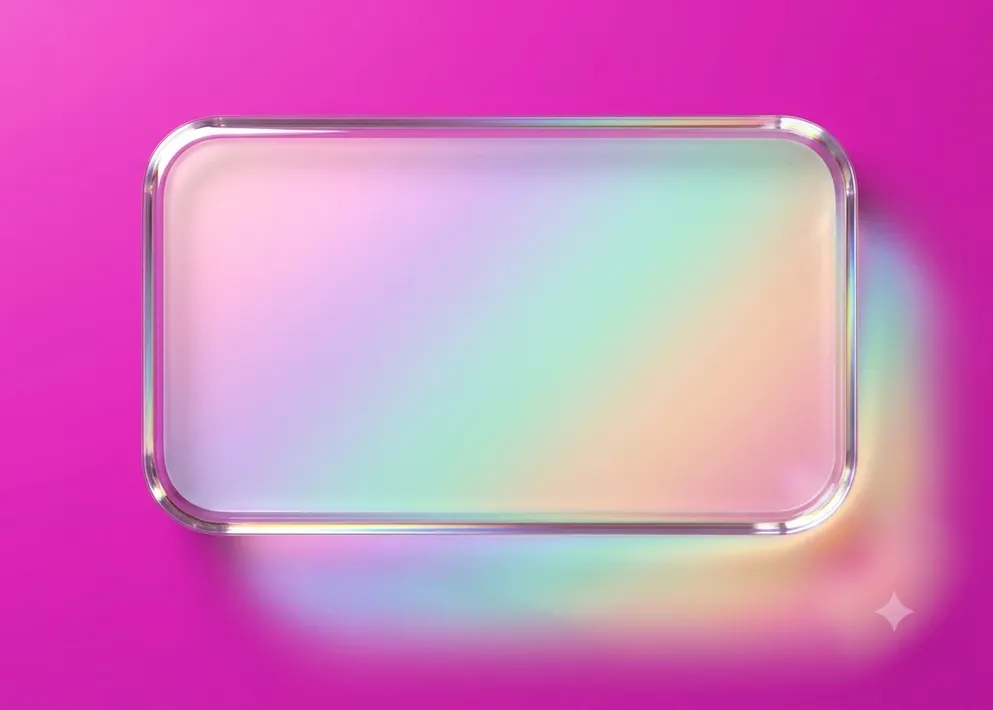
#> input picture design/renders/card.webp, 993 x 710 px, shrunk from 1208 x 864 before the run
$ python extract_glass.py renders/card.webp
#> lines starting #> are read from the running program, lines starting #| are printed output that depends on the picture; after the words box and inside, x2 and y2 are one past the last pixel; in counts of white or black regions, pixels touching at a corner belong together
#!/usr/bin/env python3
"""
Pull a clean RGBA glass asset out of a render shot against a coloured backdrop.

A plain chroma key fails on these renders for four reasons, so this does
something more careful:

1. The backdrop is a *gradient*, not a flat colour, so a fixed key colour
   misses it. The backdrop is estimated per-pixel by fitting a smooth quadratic
   to the border of the frame.

2. Glass is transparent, so the glow, the caustic and the soft edges need
   *partial* alpha. A hard threshold turns them into jagged cut-outs.

3. Where a pixel is partly transparent, its colour is contaminated by the
   backdrop behind it. Since both the backdrop and the coverage are known, the
   object's true colour is recovered by unpremultiplying rather than by
   guessing at a despill.

4. The shadow and the caustic are not objects — they are the backdrop being
   darkened and brightened. They have no colour of their own to extract, so a
   brightness-based matte hands back a slab of raw backdrop colour. Matching on
   *chromaticity* instead separates them cleanly: a shadow keeps the backdrop's
   hue and only changes in brightness, while the glass has a hue of its own.
   The shadow and glow are therefore dropped here and redrawn in the app, where
   the real background colour is known — a caustic's colour depends on the
   surface it lands on, so a magenta-tinted one would be wrong anywhere else.

It also drops every disconnected speck, which is what removes the generator's
little sparkle watermark without touching the artwork.
"""
import numpy as np
from PIL import Image
from scipy import ndimage


def _fit_backdrop(rgb: np.ndarray, border_frac: float = 0.045) -> np.ndarray:
    """Least-squares quadratic through the frame's border pixels, per channel."""
    h, w, _ = rgb.shape
    bw, bh = max(2, int(w * border_frac)), max(2, int(h * border_frac))

    mask = np.zeros((h, w), bool)
    mask[:bh, :] = mask[-bh:, :] = True
    mask[:, :bw] = mask[:, -bw:] = True

    ys, xs = np.nonzero(mask)
    xn, yn = xs / w, ys / h
    A = np.stack([np.ones_like(xn), xn, yn, xn * xn, yn * yn, xn * yn], 1)

    gy, gx = np.mgrid[0:h, 0:w]
    gxn, gyn = gx / w, gy / h
    G = np.stack([np.ones_like(gxn), gxn, gyn, gxn * gxn, gyn * gyn, gxn * gyn], -1)

    out = np.empty_like(rgb)
    for c in range(3):
        coef, *_ = np.linalg.lstsq(A, rgb[ys, xs, c], rcond=None)
        out[..., c] = G @ coef
    return out


def extract(path: str, feather: float = 1.2) -> Image.Image:
#> called with path = 'renders/card.webp', feather = 1.2
    src = Image.open(path).convert("RGB")
#> src is the input picture: PIL image 993x710 RGB; mean R, G, B 209.2, 124, 189.8
    rgb = np.asarray(src, np.float32) / 255.0
    bg = _fit_backdrop(rgb)
#> the loop in _fit_backdrop, `for c in range(3):` made 3 passes
#> coef on passes 1 to 3: [0.965, -0.134, -0.125, -0.0308, -0.0241, 0.0492], [0.319, -0.174, -0.153, -0.0523, -0.0689, 0.262], [0.812, -0.15, -0.124, -0.0134, -0.00477, 0.062]
#> after the loop in _fit_backdrop, `for c in range(3):`:
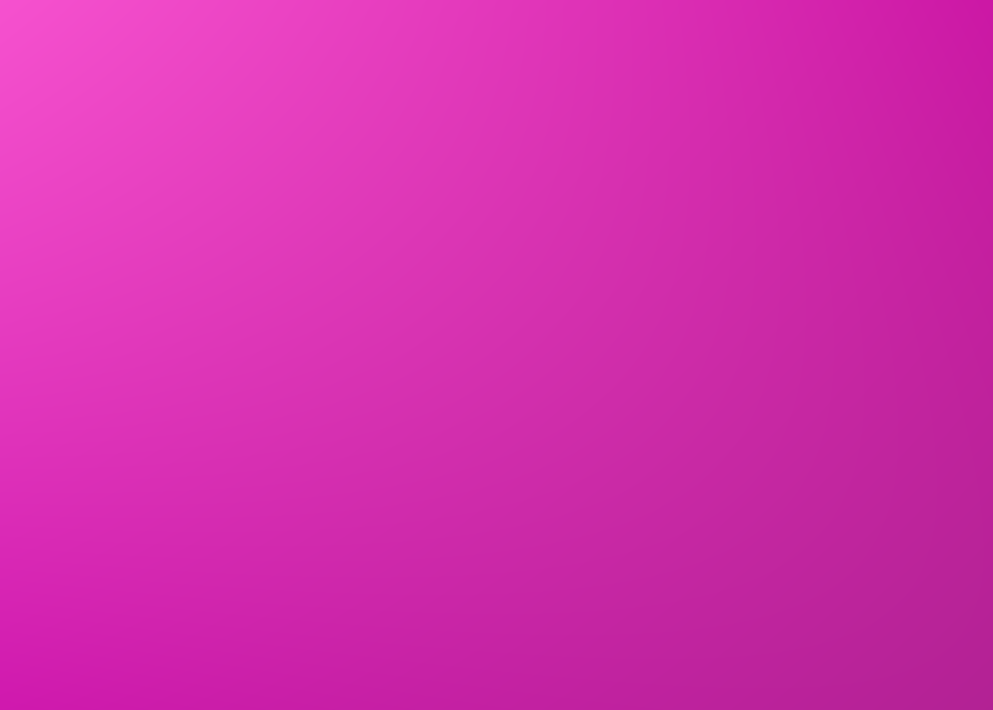
#> out: shape (710, 993, 3) float32; mean R, G, B 0.83, 0.181, 0.685

    # Chromaticity: colour with brightness divided out. A shadow or a glow is
    # the backdrop scaled up or down, so it sits at the same chromaticity and
    # falls away here; the glass, being genuinely another colour, does not.
    def chroma(x):
        s = x.sum(-1, keepdims=True) + 1e-5
        return x / s

    dist = np.linalg.norm(chroma(rgb) - chroma(bg), axis=-1) * 2.2

    # Near-white specular survives too: it is far from magenta in chromaticity
    # but can be close in a plain difference, so it is folded in explicitly.
    lum = rgb.mean(-1)
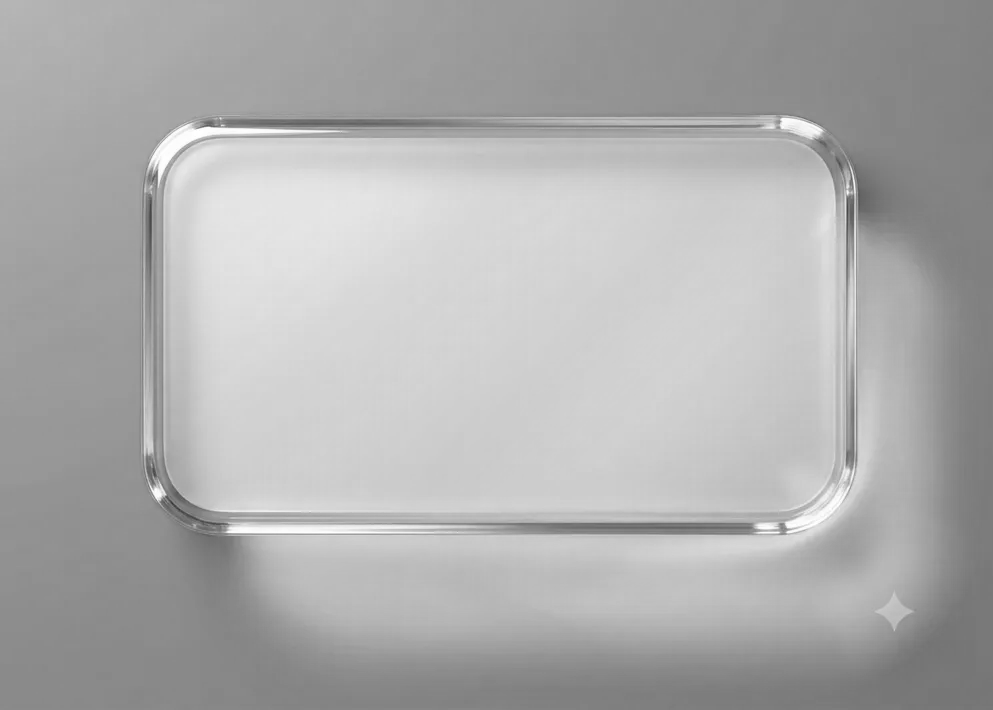
#> lum: shape (710, 993) float32; min 0.196, max 1, mean 0.684
    bglum = bg.mean(-1)
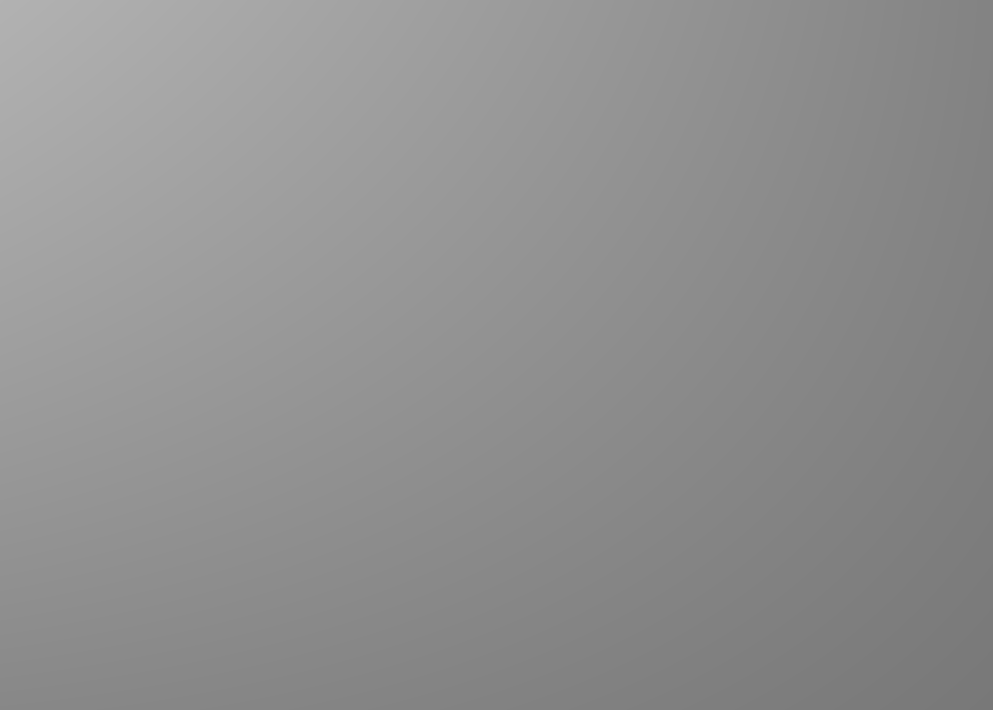
#> bglum: shape (710, 993) float32; min 0.472, max 0.699, mean 0.565
    blown = np.clip((lum - np.maximum(bglum, 0.55)) / 0.35, 0.0, 1.0)
    dist = np.maximum(dist, blown)
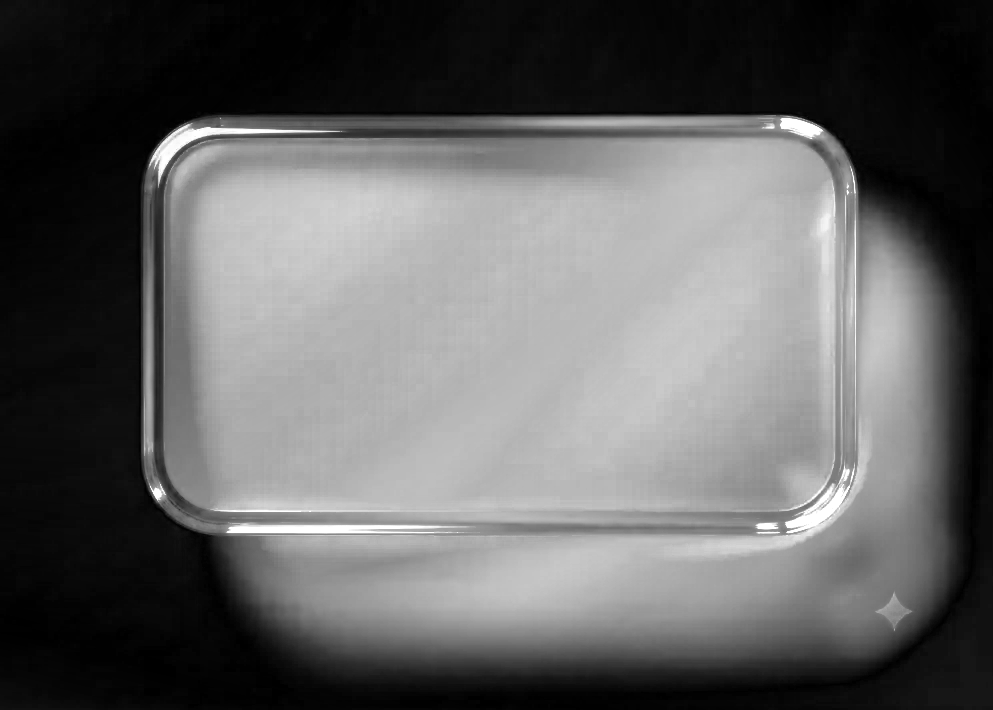
#> dist: shape (710, 993) float32; min 7.63e-05, max 1, mean 0.384

    # Thresholds from the backdrop's own noise, so no magic numbers.
    h, w = dist.shape
#> h = 710; w = 993
    bh, bw = max(2, int(h * 0.045)), max(2, int(w * 0.045))
#> bh = 31; bw = 44
    border = np.concatenate([dist[:bh].ravel(), dist[-bh:].ravel(),
                             dist[:, :bw].ravel(), dist[:, -bw:].ravel()])
    noise = float(np.percentile(border, 99.5))
#> noise = 0.182
    lo, hi = noise * 1.6 + 0.012, noise * 1.6 + 0.085
#> lo = 0.303; hi = 0.376

    alpha = np.clip((dist - lo) / max(hi - lo, 1e-6), 0.0, 1.0)
    alpha = alpha * alpha * (3.0 - 2.0 * alpha)          # smoothstep
    alpha = ndimage.gaussian_filter(alpha, feather)

    # Keep only the artwork: every other blob is a watermark speck or noise.
    lab, n = ndimage.label(alpha > 0.12)
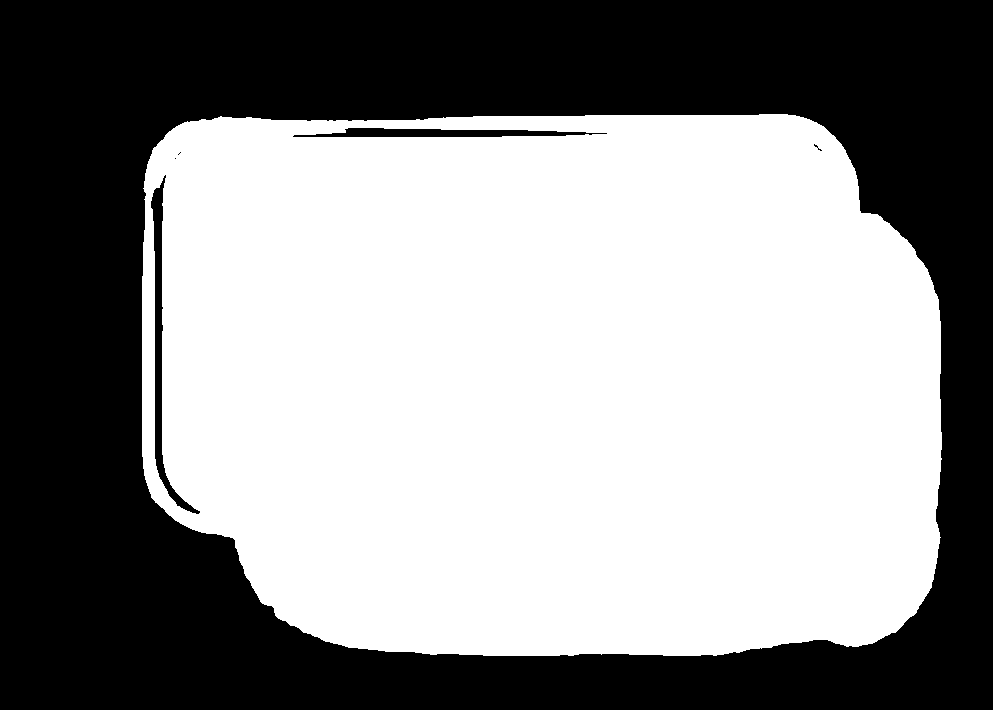
#> lab: shape (710, 993) int32; values 0 (black) and 1 (white), 55.5% white; 6 black regions (3 under 20 px), largest, box (x1, y1, x2, y2) and area: (0, 0, 993, 710) 309133, (151, 175, 200, 514) 2541, (293, 128, 607, 137) 1793
#> n = 1
    if n > 1:
        sizes = ndimage.sum(np.ones_like(lab), lab, range(1, n + 1))
        keep = int(np.argmax(sizes)) + 1
        alpha = np.where(lab == keep, alpha, 0.0)
    elif n == 0:
        raise SystemExit(f"{path}: nothing found against the backdrop")

    # Recover the object's own colour from behind the backdrop it was shot on.
    a = alpha[..., None]
    safe = np.maximum(a, 0.18)
    obj = (rgb - (1.0 - a) * bg) / safe
    obj = np.clip(obj, 0.0, 1.0)

    out = np.concatenate([obj, alpha[..., None]], -1)
#> out: shape (710, 993, 4) float32
    return Image.fromarray((out * 255).astype(np.uint8), "RGBA")
#> returned value: PIL image 993x710 RGBA


def autocrop(img: Image.Image, keep: float = 0.02) -> Image.Image:
#> called with keep = 0.02
    a = np.asarray(img)[..., 3]
    ys, xs = np.nonzero(a > int(keep * 255))
    if len(xs) == 0:
        return img
    return img.crop((xs.min(), ys.min(), xs.max() + 1, ys.max() + 1))
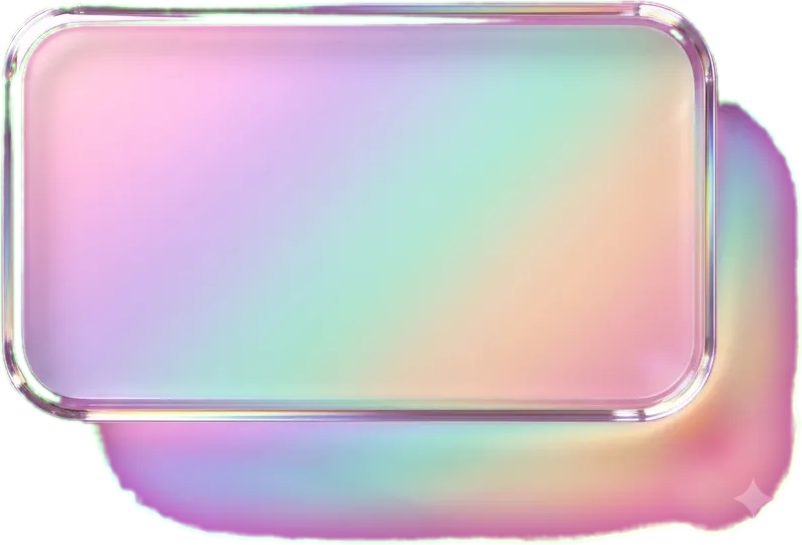
#> returned value: PIL image 802x545 RGBA; mean R, G, B, A 184, 176.5, 179.4, 223.9; transparent parts drawn white


if __name__ == "__main__":
    import sys, os
    for p in sys.argv[1:]:
        out = autocrop(extract(p))
        dst = os.path.splitext(p)[0] + "_cut.png"
        out.save(dst)
        print(f"{os.path.basename(p)} -> {os.path.basename(dst)}  {out.size}")
#| card.webp -> card_cut.png  (802, 545)


# [43 lines left out: function fit_silhouette, not called in this run]
